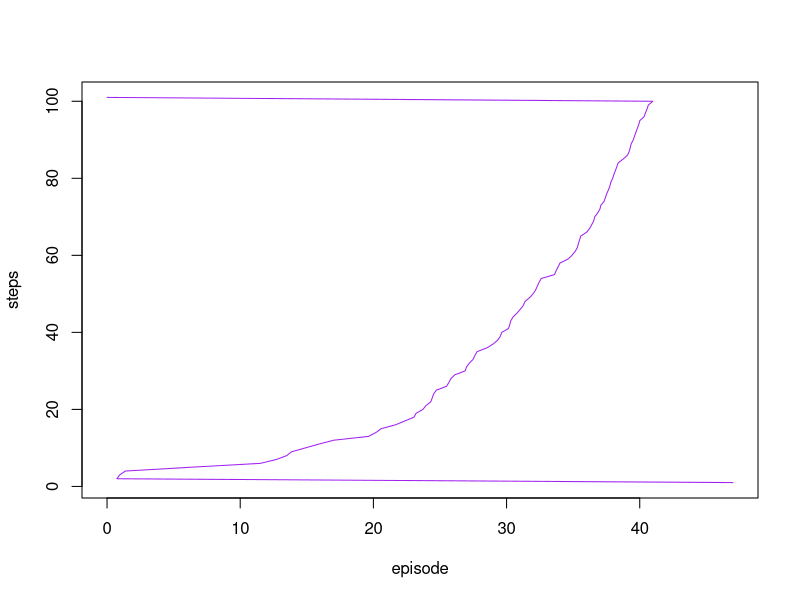

Reproduce this figure in R. (Note: this script raises an error after producing the figure.)
# Author: Matthew Schlegel
# Purpose: Just a simple plotting util to read in data from RL_EXP_OUT.dat

dat = read.table("num_steps.dat")

plot(x = dat[,1], y = 1:length(dat[,1]), type="l", ylab="steps", xlab="episode", col="purple")

plot(x=dat, y=1:100, type="l", xlab="episodes", ylab="steps")